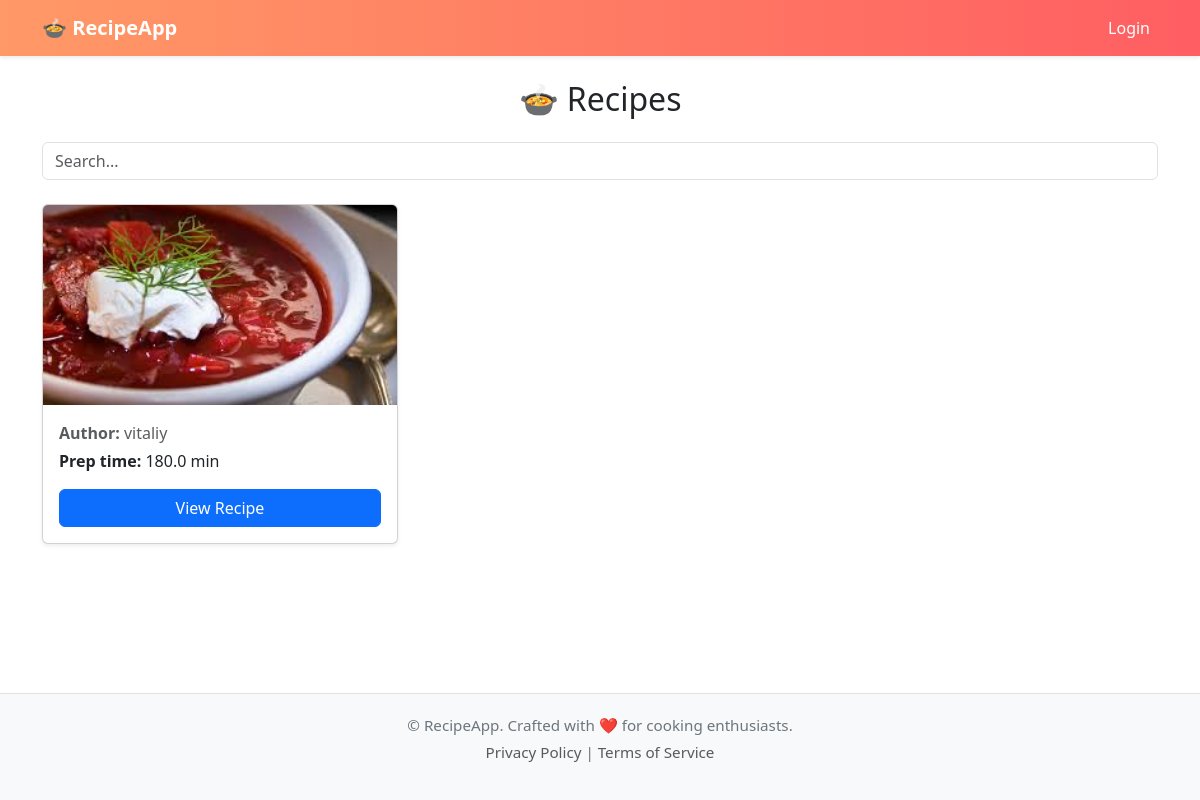
The page / on the database its author committed.
### main/models.py (models this page shows, shortened)
class Recipe(models.Model):
    title = models.CharField(max_length=100)
    text = models.TextField()
    ingredients = models.TextField()
    author = models.ForeignKey(User, on_delete=models.CASCADE)
    preparation_time = models.FloatField()
    image = models.ImageField(upload_to='images/', blank=True, null=True)

### main/views.py (the view)
# urls.py: 2. Add a URL to urlpatterns:  path('', views.home, name='home')
def home(request):
    recipes = Recipe.objects.all()
    query = request.GET.get('q')
    if query:
        recipes = recipes.filter(
            title__icontains=query
        )
    return render(request, 'home.html', {'recipes': recipes})

### main/templates/home.html (shortened to what this page needs)
{% extends 'base.html' %}
{% block content %}
<h2 class="mb-4 text-center">🍲 Recipes</h2>
<form method="get" class="mb-4">
    <input type="text" name="q" placeholder="Search..." class="form-control" value="{{ request.GET.q }}">
</form>
<div class="row">
    {% for recipe in recipes %}
    <div class="col-md-6 col-lg-4 mb-4">
        <div class="card h-100 shadow-sm">
            {% if recipe.image %}
            <img src="{{ recipe.image.url }}" class="card-img-top" alt="{{ recipe.title }}" style="height:200px; object-fit:cover;">
            {% endif %}
            <div class="card-body d-flex flex-column">
                <p class="card-text text-muted mb-1"><strong>Author:</strong> {{ recipe.author.username }}</p>
                <p class="card-text mb-3"><strong>Prep time:</strong> {{ recipe.preparation_time }} min</p>
                <a href="{% url 'recipe_detail' recipe.id %}" class="btn btn-primary mt-auto">View Recipe</a>
            </div>
        </div>
    </div>
    {% empty %}
    <p>No recipes found.</p>
    {% endfor %}
</div>
{% endblock %}

### main/templates/base.html (style rules this page uses)
body { display: flex; flex-direction: column; min-height: 100vh; }

### rows shown on the page
Recipe: image (picture), author.username "vitaliy", preparation_time "180.0"
